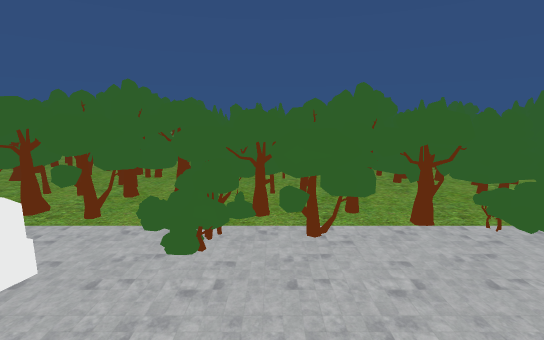
view 1 (above)

24 first-person views from a walk through a scene from a Unity 3-D project. The camera is 1.4 m above the floor, tilts 10° down and sees 85° across. The floor is counted in squares, 1 m on a side. Each view is taken from the middle of a square. On the plan, view 1 faces up. The plan holds only what a view shows up to about 14 squares ahead; the rest is blank. The place goes on beyond the plan. The player character is not drawn.

view 2
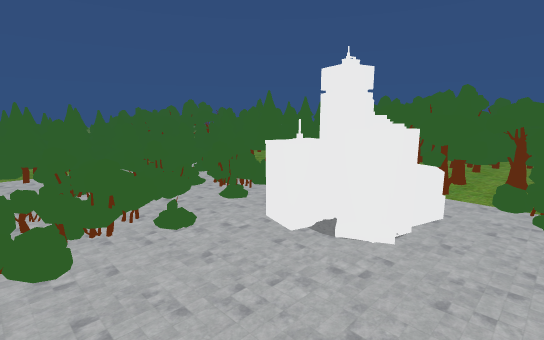

view 3
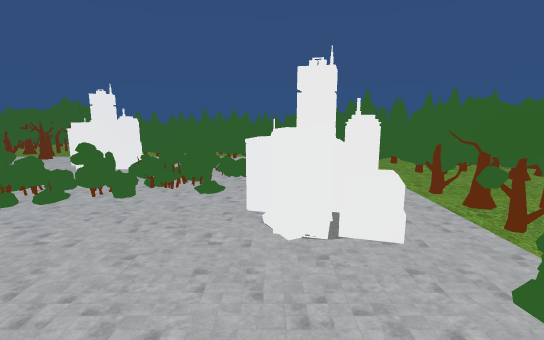

view 4
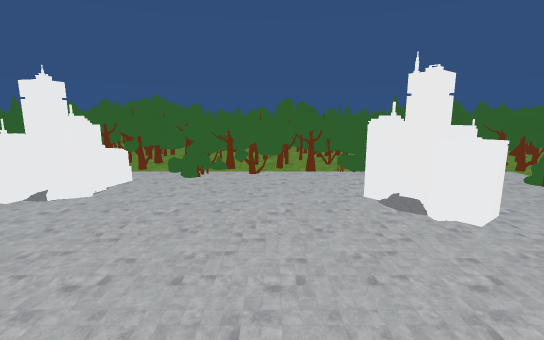

view 5
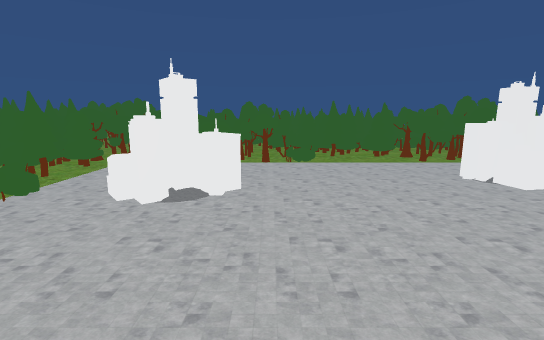

view 6
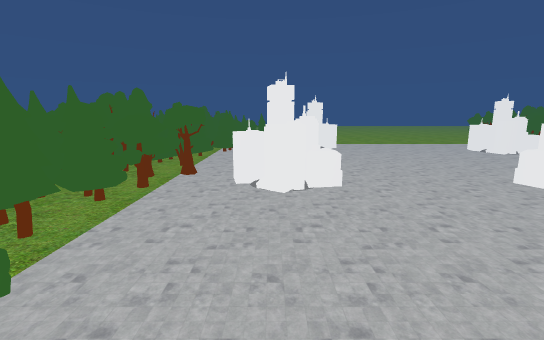

view 7
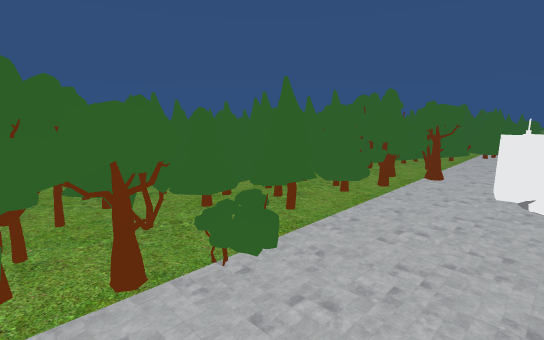

view 8
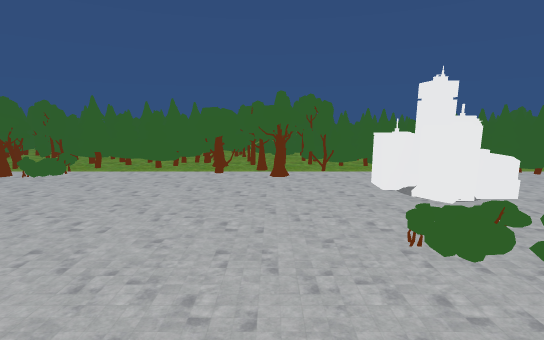

view 9
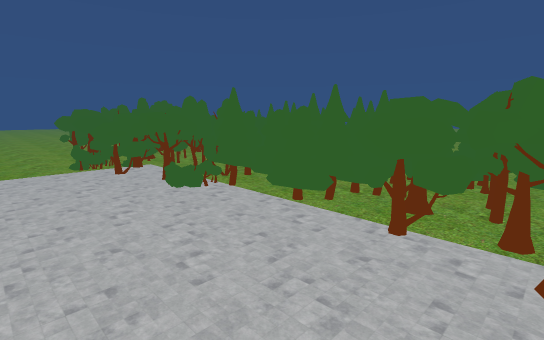

view 10
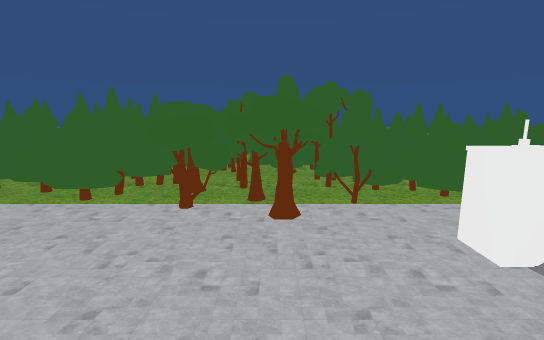

view 11
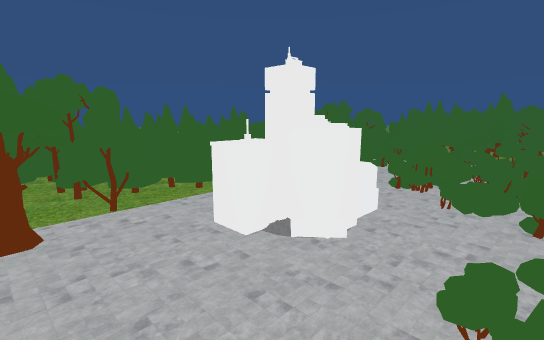

view 12
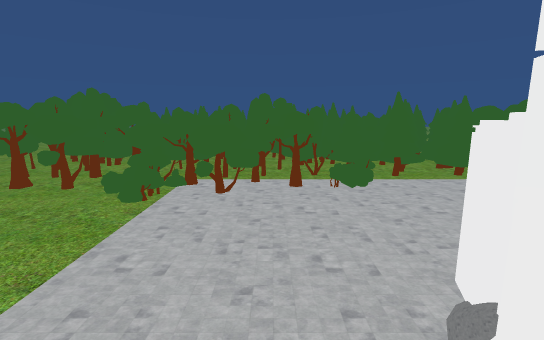

view 13
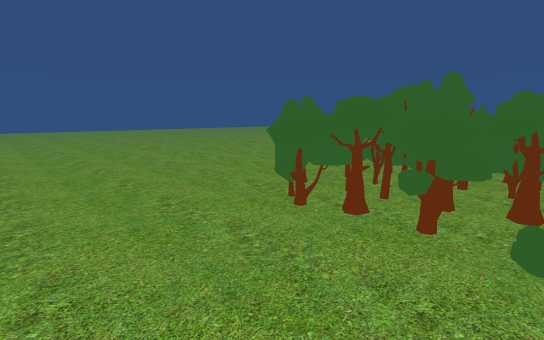

view 14
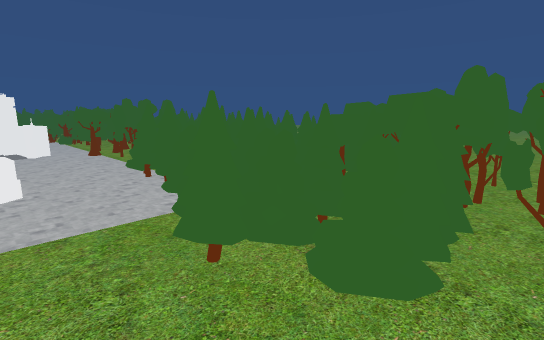

view 15
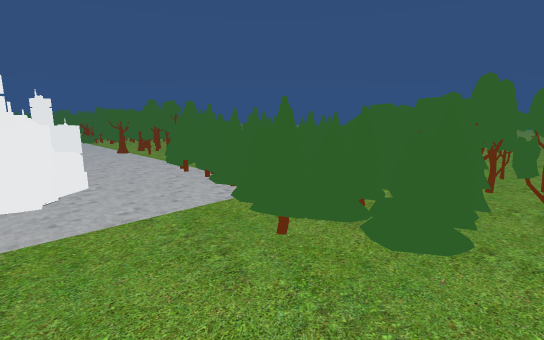

view 16
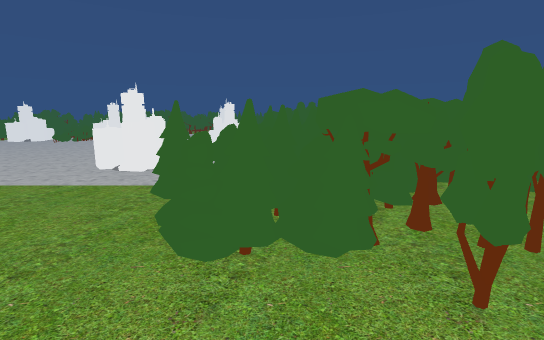

view 17
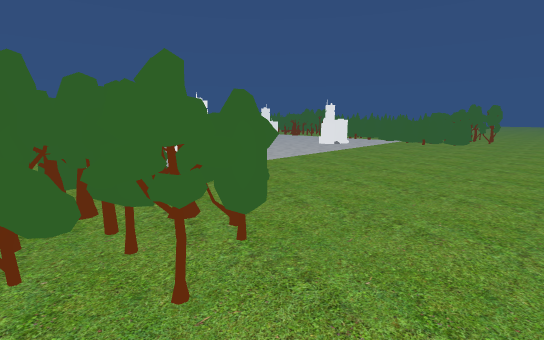

view 18
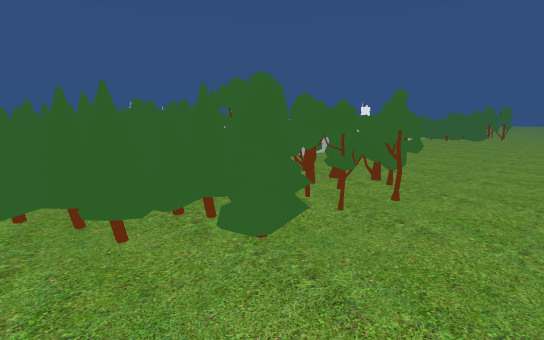

view 19
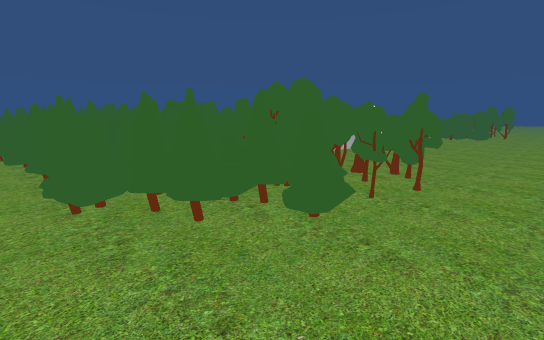

view 20
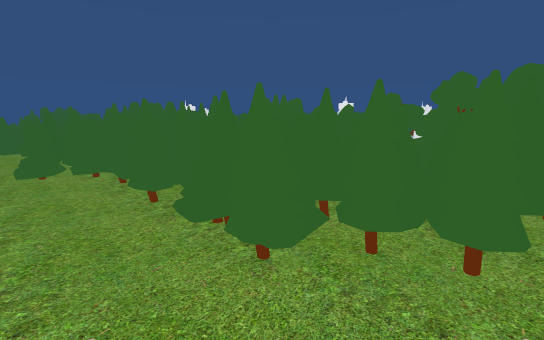

view 21
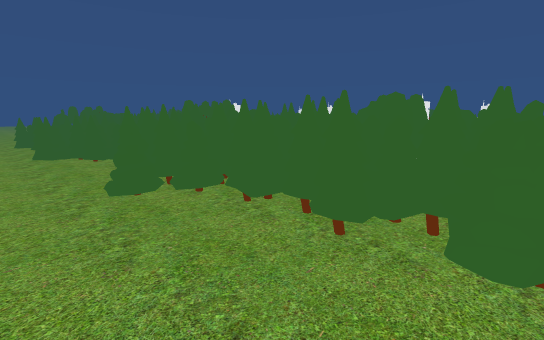

view 22
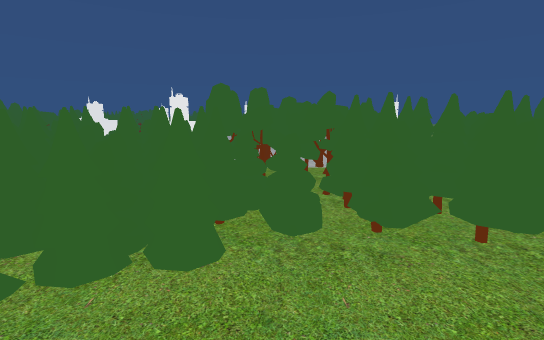

view 23
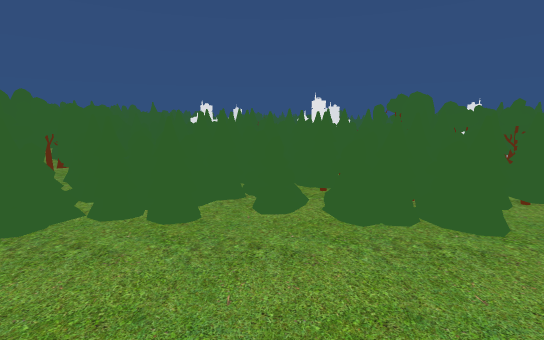

view 24
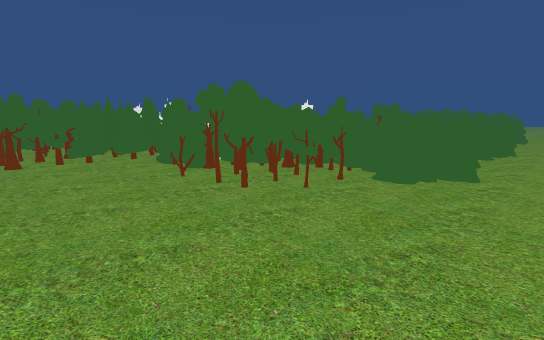

### Floor plan
Key: @ floor where view 1 was taken; . main floor; : floor 0.5 m higher than the main floor; v drop or lower ground; T tree; B bush; O other object.
Columns run from 20 left of view 1 to 9 right of it. Each row starts with its distance up from view 1.
 13                             O
 12                  T          O
 11                 TT
 10                  T       T
  9   . ........  T  TT     TTT
  8    .........TTTT TT T      TTT
  7   .........TTTTTTTT T  TTTTTTT
  6   ......TTTTTTTTTTTTTTTTTTTTTT
  5   ....TTTTTTTTTTTTTTTTTTTTTTTT
  4   ...TTTTTTTTTTTTTTBTTTOTTTTTT
  3   ...TTTTTTTTBT....BTTT.....TT
  2   ..TTTTTTT:vBBB.OO....O...B
  1   .TTTT  TTB..B.OO.....OO..TTT
  0   ..TTTTTTTTB.OB....@..OO..TTT
 -1   ..TTTTTTTT.BBO...........TTT
 -2 . ...TTTTTTT..OBB...........TT
 -3   ..TTTTTTT.OO..B.  .......TTT
 -4   ..TTTTTTT.OO..B    ......TTT
 -5    TTTTTTTT.O..O.   ........TT
 -6   ...TTTTTTT.....  OO...OOOTTT
 -7   ....TTTTTT..... .O....OOOTTT
 -8   ...TTTTTTT............ ..TTT
 -9   ...TTTTTTT............ ...TT
-10   ..TTTTTTTT............ ...TT
-11   ..TTTT TTT...........  ...TT
-12   ..TT  TTTB...OO......  ..TTT
-13   ...TTTTTTT....O......OO..TTT
-14   ...TTTTTTT.... .....OOO..TTT
-15   ...TTTTTTTT... ..........TTT
-16    ...TTTTTBB..............TTT
-17   ...TTTTTTT..............TTTT
-18    ..TTTTTTTT............TTTTT
-19     ..TTTTTT..............TTTT
-20    ...TTTTTTT...............TT
-21     ...T.TTT...............
-22      .......................
-23     .................
-24         ........

Where each view was taken, in squares from view 1:
view 1: 0 up, 0 right, facing up
view 2: 2 down, 1 left, facing up-left
view 3: 1 up, 1 right, facing left
view 4: 4 down, 1 right, facing up
view 5: 1 down, 2 left, facing right
view 6: 0 up, 5 right, facing down
view 7: 0 up, 5 right, facing down-right
view 8: 7 down, 2 left, facing left
view 9: 7 down, 6 left, facing down-left
view 10: 7 down, 5 left, facing left
view 11: 7 down, 5 left, facing up-left
view 12: 14 down, 3 left, facing left
view 13: 17 down, 5 left, facing down-left
view 14: 20 down, 4 right, facing up-right
view 15: 20 down, 3 right, facing up-right
view 16: 22 down, 7 right, facing up
view 17: 23 down, 11 left, facing up-right
view 18: 23 down, 15 left, facing up-right
view 19: 23 down, 16 left, facing up-right
view 20: 20 down, 17 left, facing up-right
view 21: 17 down, 18 left, facing up-right
view 22: 7 down, 18 left, facing right
view 23: 2 down, 20 left, facing right
view 24: 9 up, 18 left, facing down-right
